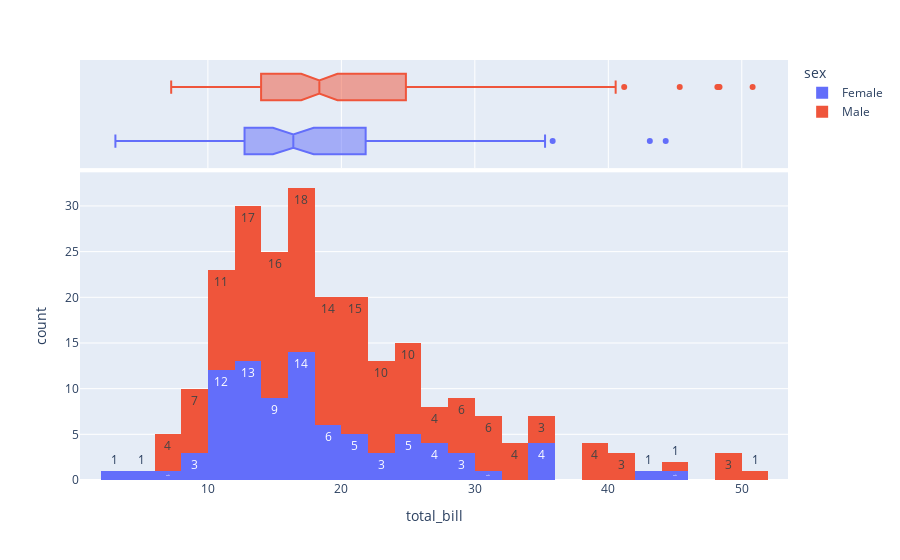

The code cell stored with this chart in its notebook:
### Markdown cell above
# Histograms with Plotly Express

### Code cell
# Here we use a column with continuous data...histogram supports marginal plot also
df = px.data.tips()
fig = px.histogram(df,
                   x="total_bill",
                   color="sex",
                   marginal="box",
                   text_auto=True,
                   hover_data=df.columns )
fig.show()

### Figure 1 — Plotly figure (JSON) as saved in the notebook; plotly's stock layout.template omitted (floating-point values rounded to 4 significant figures; data arrays with more than 128 entries replaced by an {"elided": "..."} marker saying what was removed)
{"data": [{"alignmentgroup": "True", "bingroup": "x", "hovertemplate": "sex=Female<br>total_bill=%{x}<br>count=%{y}<extra></extra>", "legendgroup": "Female", "marker": {"color": "#636efa", "pattern": {"shape": ""}}, "name": "Female", "offsetgroup": "Female", "orientation": "v", "showlegend": true, "texttemplate": "%{value}", "type": "histogram", "x": [16.99, 24.59, 35.26, 14.83, 10.33, 16.97, 20.29, 15.77, 19.65, 15.06, 20.69, 16.93, 10.29, 34.81, 26.41, 16.45, 3.07, 17.07, 26.86, 25.28, 14.73, 10.07, 34.83, 5.75, 16.32, 22.75, 11.35, 15.38, 44.3, 22.42, 20.92, 14.31, 7.25, 25.71, 17.31, 10.65, 12.43, 24.08, 13.42, 12.48, 29.8, 14.52, 11.38, 20.27, 11.17, 12.26, 18.26, 8.51, 10.33, 14.15, 13.16, 17.47, 27.05, 16.43, 8.35, 18.64, 11.87, 29.85, 25, 13.39, 16.21, 17.51, 10.59, 10.63, 9.6, 20.9, 18.15, 19.81, 43.11, 13, 12.74, 13, 16.4, 16.47, 12.76, 13.27, 28.17, 12.9, 30.14, 13.42, 15.98, 16.27, 10.09, 22.12, 35.83, 27.18, 18.78], "xaxis": "x", "yaxis": "y"}, {"alignmentgroup": "True", "customdata": {"elided": "87x6 mixed values"}, "hovertemplate": "sex=%{customdata[1]}<br>total_bill=%{x}<br>tip=%{customdata[0]}<br>smoker=%{customdata[2]}<br>day=%{customdata[3]}<br>time=%{customdata[4]}<br>size=%{customdata[5]}<extra></extra>", "legendgroup": "Female", "marker": {"color": "#636efa"}, "name": "Female", "notched": true, "offsetgroup": "Female", "showlegend": false, "type": "box", "x": [16.99, 24.59, 35.26, 14.83, 10.33, 16.97, 20.29, 15.77, 19.65, 15.06, 20.69, 16.93, 10.29, 34.81, 26.41, 16.45, 3.07, 17.07, 26.86, 25.28, 14.73, 10.07, 34.83, 5.75, 16.32, 22.75, 11.35, 15.38, 44.3, 22.42, 20.92, 14.31, 7.25, 25.71, 17.31, 10.65, 12.43, 24.08, 13.42, 12.48, 29.8, 14.52, 11.38, 20.27, 11.17, 12.26, 18.26, 8.51, 10.33, 14.15, 13.16, 17.47, 27.05, 16.43, 8.35, 18.64, 11.87, 29.85, 25, 13.39, 16.21, 17.51, 10.59, 10.63, 9.6, 20.9, 18.15, 19.81, 43.11, 13, 12.74, 13, 16.4, 16.47, 12.76, 13.27, 28.17, 12.9, 30.14, 13.42, 15.98, 16.27, 10.09, 22.12, 35.83, 27.18, 18.78], "xaxis": "x2", "yaxis": "y2"}, {"alignmentgroup": "True", "bingroup": "x", "hovertemplate": "sex=Male<br>total_bill=%{x}<br>count=%{y}<extra></extra>", "legendgroup": "Male", "marker": {"color": "#EF553B", "pattern": {"shape": ""}}, "name": "Male", "offsetgroup": "Male", "orientation": "v", "showlegend": true, "texttemplate": "%{value}", "type": "histogram", "x": {"elided": "157 float values"}, "xaxis": "x", "yaxis": "y"}, {"alignmentgroup": "True", "customdata": {"elided": "157x6 mixed values"}, "hovertemplate": "sex=%{customdata[1]}<br>total_bill=%{x}<br>tip=%{customdata[0]}<br>smoker=%{customdata[2]}<br>day=%{customdata[3]}<br>time=%{customdata[4]}<br>size=%{customdata[5]}<extra></extra>", "legendgroup": "Male", "marker": {"color": "#EF553B"}, "name": "Male", "notched": true, "offsetgroup": "Male", "showlegend": false, "type": "box", "x": {"elided": "157 float values"}, "xaxis": "x2", "yaxis": "y2"}], "layout": {"barmode": "relative", "legend": {"title": {"text": "sex"}, "tracegroupgap": 0}, "margin": {"t": 60}, "xaxis": {"anchor": "y", "domain": [0, 1], "title": {"text": "total_bill"}}, "xaxis2": {"anchor": "y2", "domain": [0, 1], "matches": "x", "showgrid": true, "showticklabels": false}, "yaxis": {"anchor": "x", "domain": [0, 0.7326], "title": {"text": "count"}}, "yaxis2": {"anchor": "x2", "domain": [0.7426, 1], "matches": "y2", "showgrid": false, "showline": false, "showticklabels": false, "ticks": ""}}}
